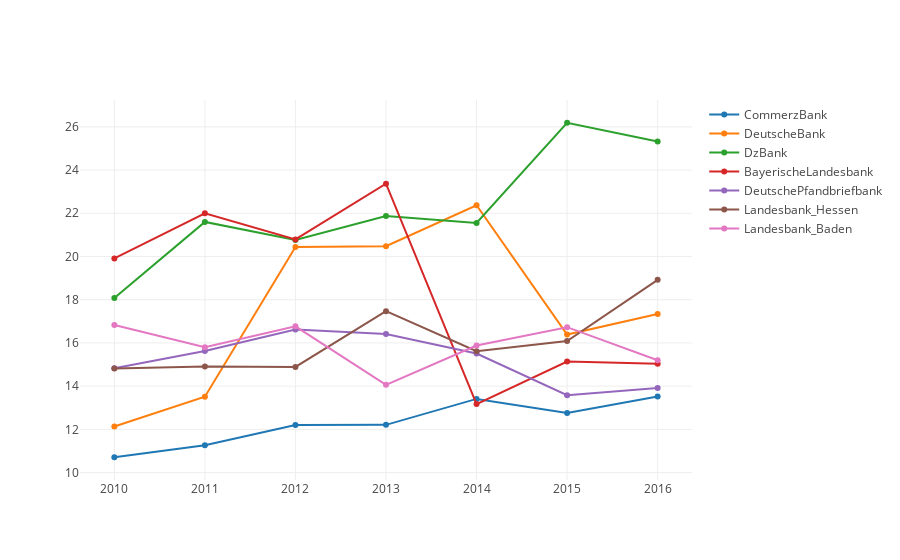

The code cell stored with this chart in its notebook:
### Code cell
# Create random data with numpy
import numpy as np

N = 100
random_x = np.linspace(0, 1, N)
random_y0 = np.random.randn(N)+5
random_y1 = np.random.randn(N)
random_y2 = np.random.randn(N)-5

years = [2010,2011,2012, 2013, 2014, 2015, 2016, 2017]

# Create traces
trace0 = go.Scatter(
    x = years,
    y = [10.71, 11.27, 12.2, 12.21, 13.41, 12.76, 13.52],
    mode = 'lines+markers',
    name = 'CommerzBank'
)
trace1 = go.Scatter(
    x = years,
    y = [12.13, 13.51, 20.44, 20.48, 22.37, 16.39, 17.34],
    mode = 'lines+markers',
    name = 'DeutscheBank'
)
trace2 = go.Scatter(
    x = years,
    y = [18.08, 21.60, 20.76, 21.87, 21.55, 26.19, 25.32],
    mode = 'lines+markers',
    name = 'DzBank'
)

trace4 = go.Scatter(
    x = years,
    y = [19.91, 22.0, 20.79, 23.37, 13.17, 15.14, 15.04],
    mode = 'lines+markers',
    name = 'BayerischeLandesbank'
)

trace4 = go.Scatter(
    x = years,
    y = [19.91, 22.0, 20.79, 23.37, 13.17, 15.14, 15.04],
    mode = 'lines+markers',
    name = 'BayerischeLandesbank'
)

trace5 = go.Scatter(
    x = years,
    y = [14.83, 15.63, 16.62, 16.41, 15.51, 13.58, 13.91],
    mode = 'lines+markers',
    name = 'DeutschePfandbriefbank'
)

trace6 = go.Scatter(
    x = years,
    y = [14.82, 14.91, 14.89, 17.47, 15.62, 16.09, 18.92],
    mode = 'lines+markers',
    name = 'Landesbank_Hessen'
)

trace7 = go.Scatter(
    x = years,
    y = [16.83, 15.8, 16.77, 14.06, 15.88, 16.73, 15.2],
    mode = 'lines+markers',
    name = 'Landesbank_Baden'
)

data = [trace0, trace1, trace2, trace4,trace5, trace6, trace7]
py.offline.iplot(data, filename='scatter-mode')

### Figure 1 — Plotly figure (JSON) as saved in the notebook; plotly's stock layout.template omitted (floating-point values rounded to 4 significant figures)
{"data": [{"mode": "lines+markers", "name": "CommerzBank", "type": "scatter", "uid": "75cf25cc-9b20-11e8-baea-39c2ef4f6d2a", "x": [2010, 2011, 2012, 2013, 2014, 2015, 2016, 2017], "y": [10.71, 11.27, 12.2, 12.21, 13.41, 12.76, 13.52]}, {"mode": "lines+markers", "name": "DeutscheBank", "type": "scatter", "uid": "75cf27c0-9b20-11e8-baea-39c2ef4f6d2a", "x": [2010, 2011, 2012, 2013, 2014, 2015, 2016, 2017], "y": [12.13, 13.51, 20.44, 20.48, 22.37, 16.39, 17.34]}, {"mode": "lines+markers", "name": "DzBank", "type": "scatter", "uid": "75cf28ec-9b20-11e8-baea-39c2ef4f6d2a", "x": [2010, 2011, 2012, 2013, 2014, 2015, 2016, 2017], "y": [18.08, 21.6, 20.76, 21.87, 21.55, 26.19, 25.32]}, {"mode": "lines+markers", "name": "BayerischeLandesbank", "type": "scatter", "uid": "75cf29e6-9b20-11e8-baea-39c2ef4f6d2a", "x": [2010, 2011, 2012, 2013, 2014, 2015, 2016, 2017], "y": [19.91, 22, 20.79, 23.37, 13.17, 15.14, 15.04]}, {"mode": "lines+markers", "name": "DeutschePfandbriefbank", "type": "scatter", "uid": "75cf2acc-9b20-11e8-baea-39c2ef4f6d2a", "x": [2010, 2011, 2012, 2013, 2014, 2015, 2016, 2017], "y": [14.83, 15.63, 16.62, 16.41, 15.51, 13.58, 13.91]}, {"mode": "lines+markers", "name": "Landesbank_Hessen", "type": "scatter", "uid": "75cf2ba8-9b20-11e8-baea-39c2ef4f6d2a", "x": [2010, 2011, 2012, 2013, 2014, 2015, 2016, 2017], "y": [14.82, 14.91, 14.89, 17.47, 15.62, 16.09, 18.92]}, {"mode": "lines+markers", "name": "Landesbank_Baden", "type": "scatter", "uid": "75cf2c8e-9b20-11e8-baea-39c2ef4f6d2a", "x": [2010, 2011, 2012, 2013, 2014, 2015, 2016, 2017], "y": [16.83, 15.8, 16.77, 14.06, 15.88, 16.73, 15.2]}], "layout": {}}
